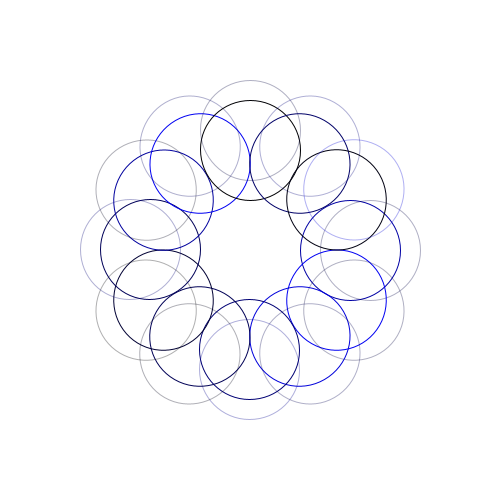
Frame 1 (no input)
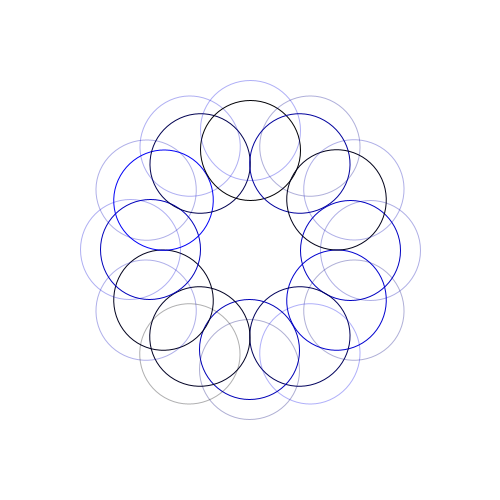
Frame 60 (the mouse pressed at the canvas centre just before this capture)
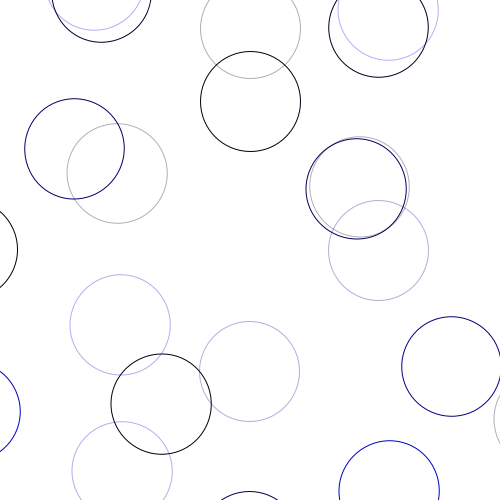
Frame 120 (the mouse held since frame 60 and released just before this capture)

The Processing sketch that drew these frames (run headless with seeded random() and noise(); from frame 60 on, the mouse is pressed at the canvas centre):

// Processing sketch: processing_174026
// ── processing_174026.pde

void setup()
{ 
  size (500, 500);
}

void draw()
{
  background(255);
  translate(250, 250);
  rectMode(CENTER);

  for (int i=0; i<360; i+=30)

  {
    pushMatrix();
    noFill();
    stroke(random(0), random(0) ,random(255));
    rotate(radians(i));
    ellipse(100+ random(mouseX), 0, 100, 100);
    popMatrix();
    
    pushMatrix();
    noFill();
    stroke(random(0), random(0) ,random(255),80);
    rotate(radians(i));
    ellipse(120+ random(mouseX), 0, 100, 100);
    popMatrix();
  }
}
